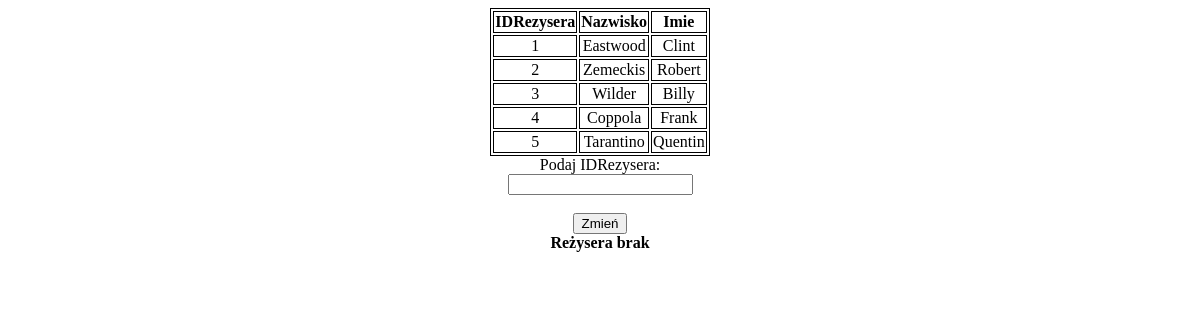
Screenshot of /skrypt3.php with the database file from the repository.
### tables this page shows
CREATE TABLE `rezyserzy` (
  `IDRezysera` int(11) NOT NULL,
  `Nazwisko` text NOT NULL,
  `Imie` text NOT NULL
);

### skrypt3.php (the view, shortened to what this page needs)
<!DOCTYPE html>
<html lang="pl">
<head>
</head>
<body>
    <div id="box">
        <?php
        $db = mysqli_connect('localhost','root','','grupa1');
        $query = "SELECT * FROM rezyserzy;";
        $result = mysqli_query($db, $query);
        echo '<table>
        <tr>
        <th>IDRezysera</th>
        <th>Nazwisko</th>
        <th>Imie</th>
        </tr>
        ';
        while($row = $result -> fetch_assoc()){
            echo '
            <tr>
            <td>'.$row['IDRezysera'].'</td>
            <td>'.$row['Nazwisko'].'</td>
            <td>'.$row['Imie'].'</td>
            </tr>
            ';
        }
        echo '</table>';
        echo '
        <form action="skrypt3.php" method="POST">
            Podaj IDRezysera: <input type="number" name="id"><br>
            <input id="przycisk" type="submit" value="Zmień">
        </form>
        ';
        if(!isset($_POST['id']) || $_POST['id']==0 || $_POST['id']<1 || $_POST['id']>5){
            echo '<b>Reżysera brak</b>';
        }
        ?>
    </div>
</body>
</html>

### skrypt3.php (style rules this page uses)
table, th, td { text-align: center; border: 1px black solid; }
table { margin: 0 auto; }
#box { display: flex; align-items: center; justify-content: center; flex-direction: column; }
form { display: flex; align-items: center; flex-direction: column; }

### rows the page displays
rezyserzy: IDRezysera "1", Nazwisko "Eastwood", Imie "Clint"
rezyserzy: IDRezysera "2", Nazwisko "Zemeckis", Imie "Robert"
rezyserzy: IDRezysera "3", Nazwisko "Wilder", Imie "Billy"
rezyserzy: IDRezysera "4", Nazwisko "Coppola", Imie "Frank"
rezyserzy: IDRezysera "5", Nazwisko "Tarantino", Imie "Quentin"
